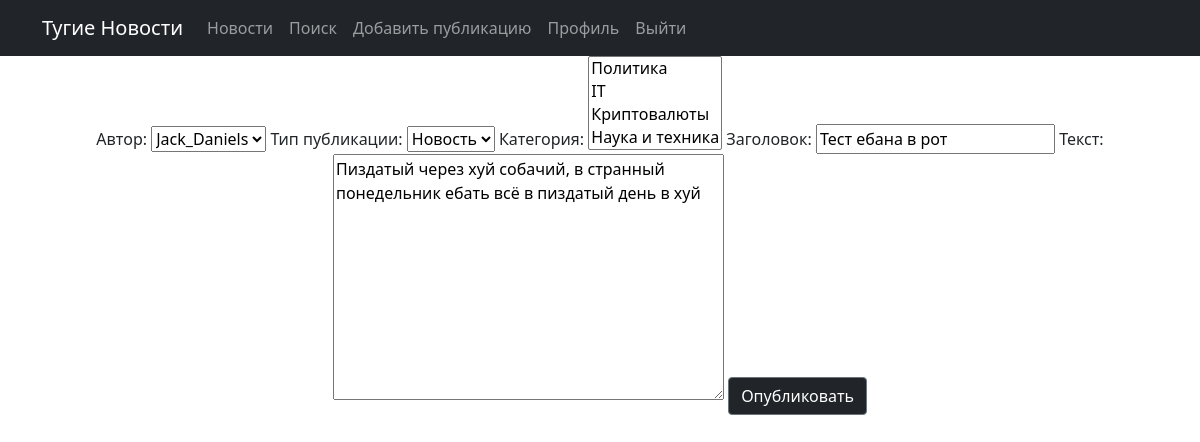
Before: /news/5/edit (signed in) with the older database file.
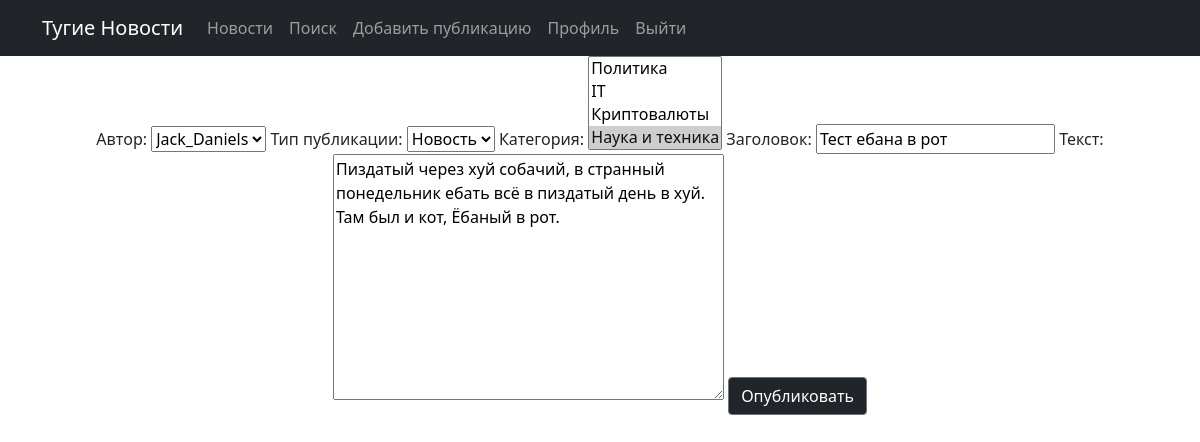
After: the same page with the newer database file.
### news/models.py (models this page shows, shortened)
class Post(models.Model):
    post_auth = models.ForeignKey(Author, on_delete=models.CASCADE, verbose_name='Автор')
    news = 'N'
    article = 'A'
    CONTENT_TYPE = [
        (news, 'Новость'),
        (article, 'Статья')
    ]
    cont_type = models.CharField(max_length=1,
                                 choices=CONTENT_TYPE,
                                 default=news,
                                 verbose_name='Тип публикации')
    post_date = models.DateTimeField(auto_now_add=True, verbose_name='Опубликовано')
    post_category = models.ManyToManyField('Category', through='PostCategory', verbose_name='Категория')
    heading = models.CharField(max_length=128, verbose_name='Заголовок')
    body = models.TextField(verbose_name='Текст')
    post_rating = models.SmallIntegerField(default=0, verbose_name='Рейтинг')

### news/views.py (the view)
# urls.py: path('<int:pk>/edit', PostUpdateView.as_view(), name='post_update'),
class PostUpdateView(PermissionRequiredMixin, UpdateView):
    template_name = 'post_add.html'
    form_class = PostForm
    permission_required = ('news.change_post',)
    def get_object(self, **kwargs):
        id = self.kwargs.get('pk')
        return Post.objects.get(pk=id)

### news/forms.py
class PostForm(ModelForm):
    class Meta:
        model = Post
        fields = ['post_auth', 'cont_type', 'post_category', 'heading', 'body']

### news/models.py (called while the page is built)
    def __str__(self):
        return f'{self.author}'

    def __str__(self):
        return f'{self.category_name}'

### templates/post_add.html (shortened to what this page needs)
{% extends 'flatpages/default.html' %}
{% block content %}
<form method="POST">
    {{ form }}
    <input class="btn btn-secondary" type="submit" value="Опубликовать">
</form>
{% endblock content %}

### templates/flatpages/default.html (shortened to what this page needs)
<!DOCTYPE html>
<html lang="en">
    <head>
        {% load static %}
        <link href="{% static 'css/styles.css' %}" rel="stylesheet" />
    </head>
    <body>
        <nav class="navbar navbar-expand-lg navbar-dark bg-dark static-top">
           <div class="container">
               <a class="navbar-brand" href="/news">Тугие Новости</a>
               <div class="collapse navbar-collapse" id="navbarSupportedContent">
                   <ul class="navbar-nav ml-auto">
                       <li class="nav-item">
                           <a class="nav-link" href="/news/">Новости</a>
                       </li>
                       <li class="nav-item">
                           <a class="nav-link" href="/news/search/">Поиск</a>
                       </li>
                       {% if request.user.is_authenticated %}
                                {% if is_not_author %}
                                {% else %}
                                    <li class="nav-item">
                                       <a class="nav-link" href="/news/add/">Добавить публикацию</a>
                                    </li>
                                {% endif %}
                           <li class="nav-item">
                               <a class="nav-link" href="/profile">Профиль</a>
                           </li>
                           <li class="nav-item">
                               <a class="nav-link" href="/accounts/logout/">Выйти</a>
                           </li>
                       {% else %}
                           <li class="nav-item">
                               <a class="nav-link" href="/accounts/login/">Войти</a>
                           </li>
                       {% endif %}
                   </ul>
               </div>
           </div>
        </nav>
        <div class="container">
           <div class="row">
               <div class="col-lg-12 text-center">
                   {% block content %}{% endblock content %}
               </div>
           </div>
        </div>
    </body>
</html>

Changed rows visible on the page:
changed Post "Jack_Daniels": body "Пиздатый через хуй собачий, в странный понедельник ебать всё в пиздатый день в хуй" → "Пиздатый через хуй собачий, в странный понедельник ебать всё в пиздатый день в хуй. Там был и кот, Ёбаный в рот."
Other visible differences:
form field post_category: "Политика / IT / Криптовалюты / Наука и техника" → "Политика / IT / Криптовалюты / Наука и техника ☑"
